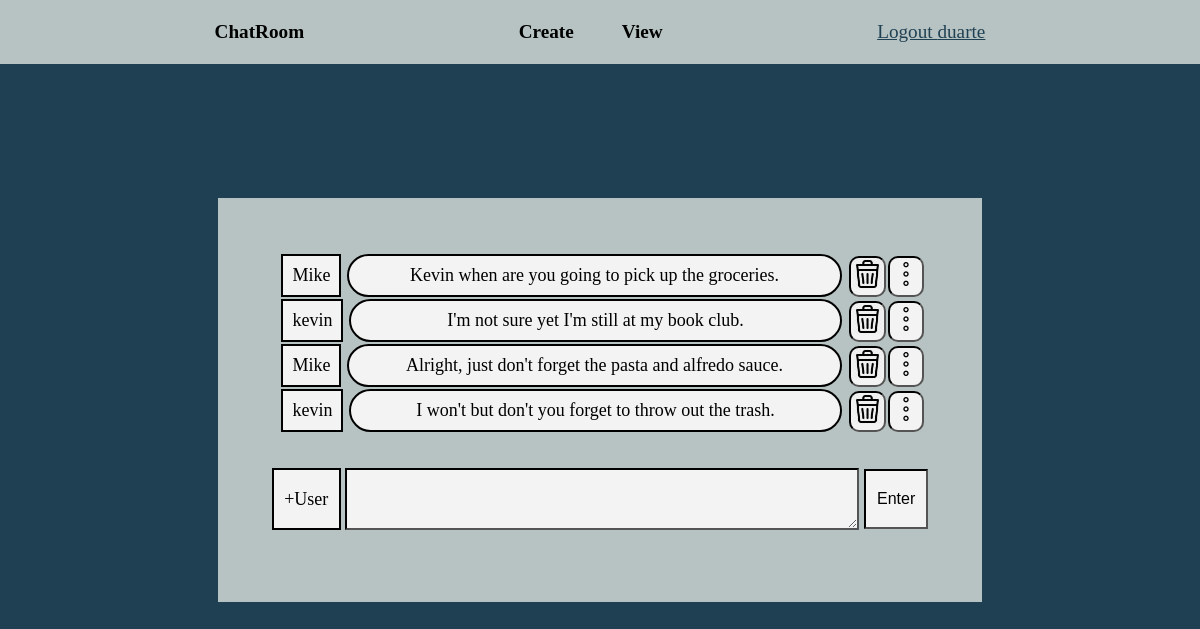
The page /user-home/message/4/ (signed in) on the database its author committed.
### app/models.py (models this page shows)
class Message(models.Model):
    user = models.ForeignKey(User, on_delete=models.CASCADE, null=True, blank=True)
    channel = models.ManyToManyField(Channel, related_name='add_channel', null=True, blank=True)
    message = models.TextField()

### app/views.py (the view, shortened to what this page needs)
# urls.py: path('user-home/message/<int:id>/', viewMessages, name='message'),
def viewMessages(request, id):
    form = CreateMessageForm()
    all_message = Message.objects.filter(channel=Channel.objects.get(id=id))
    context = {'form':form, 'messages':all_message,'id':id}
    return render(request, 'message.html', context)

### app/forms.py
class CreateMessageForm(ModelForm):
    class Meta:
        model = Message
        fields = '__all__'

### app/templates/message.html (shortened to what this page needs)
{% extends 'base.html' %}
{% block content %}
{% load static %}
    <header>
        <h2><a href="{% url 'admin' %}">ChatRoom</a></h2>
        <div>
            <h2><a href="{% url 'create' %}">Create</a></h2>
            <h2><a href="{% url 'view' %}">View</a></h2>
        </div>
        <a class='forthback' href="{% url 'logout' %}">Logout {{request.user}}</a>
    </header>
        <div class='instruction_2'>
            <div class='text_channel'>
                {% for message in messages %}
                    <div class='avatar'>
                        <p class='avatar_user'>{{message.user}}</p>
                        <p class='user_message'>{{message.message}}</p>
                        <a href="{% url 'delete_message' message.id %}">
                            <div class='del_mes'>
                                <img src="{% static 'trashcan.png' %}" alt="PNG Trash">
                            </div>
                        </a>
                        <a href="{% url 'update_msg' message.id %}">
                            <div class='update_mes'>
                                <img src="{% static 'update.png' %}" alt="PNG Dots">
                            </div>
                        </a>
                    </div>
                {% endfor %}
            </div>
            <form action="" method='POST'>
                <div class='message_form'> <a href="{% url 'add' id %}"><p class='add_user'>+User</p></a>{{form.message}} <input class='enter' type="submit" value='Enter'>  </div>
            </form>
        </div>
{% endblock content %}

### app/static/styles.css (style rules this page uses)
body { margin: 0; min-height: 100vh; min-width: 100%; display: flex; align-items: center; justify-content: center; background-color: #1f4052; flex-direction: column; }
.forthback { color: #1f4052; font-size: 1.6vw; }
header { position: absolute; top: 0; width: 100%; height: 4em; background-color: #b7c3c2; align-self: flex-start; align-items: center; justify-content: space-evenly; display: flex; flex-direction: row; }
header a { font-size: 1.6vw; }
header h2 a { text-decoration: none; color: black; font-size: 1.6vw; display: flex; align-items: center; }
header div { display: flex; flex-direction: row; justify-content: center; column-gap: 3em; }
header div h2 { font-size: 1.6vw; }
.instruction_2 { background-color: #b7c3c2; display: flex; flex-direction: column; align-items: center; padding: 3em; font-size: 18px; text-decoration: none; }
.text_channel { height: 15vw; width: 36em; background-color: #b7c3c2; margin-bottom: 1em; border-radius: .1em; overflow-y: auto; }
.message_form { display: flex; justify-content: center; align-items: center; flex-direction: row; }
.message_form a { text-decoration: none; color: black; }
#id_message { background-color: #f3f3f3; height: 4em; width: 38em; margin-left: .3em; border: black inset 2px; }
.del_mes { background-color: #f3f3f3; margin-left: .1em; border: black inset 2px; border-radius: 10px; }
.del_mes img { width: auto; height: 1.8em; align-self: end; }
.update_mes { background-color: #f3f3f3; margin-left: .1em; border: black inset 2px; border-radius: 10px; }
.update_mes img { width: auto; height: 1.8em; align-self: end; }
.enter { height: 3.8em; width: 4em; margin-left: .3em; background-color: #f3f3f3; font-size: 16px; border: black inset 2px; }
.avatar { height: 2.5em; width: 100%; display: flex; align-items: flex-end; flex-direction: row; margin: 0; }
.avatar_user { background-color: #f3f3f3; padding: .5em; margin: .3em .3em 0em .3em; border: black solid 2px; }
.user_message { background-color: #f3f3f3; width: 100%; text-align: center; padding: .5em; margin: .3em .3em 0em 0em; border: black solid 2px; border-radius: 5em; }
.add_user { height: 3.2em; width: 3.6em; background-color: #f3f3f3; display: flex; align-items: center; justify-content: center; border: black solid 2px; }

### rows shown on the page
Message: user "Mike", message "Kevin when are you going to pick up the groceries."
Message: user "kevin", message "I'm not sure yet I'm still at my book club."
Message: user "Mike", message "Alright, just don't forget the pasta and alfredo sauce."
Message: user "kevin", message "I won't but don't you forget to throw out the trash."

### other values the page prints
{{ request.user }} "duarte"
